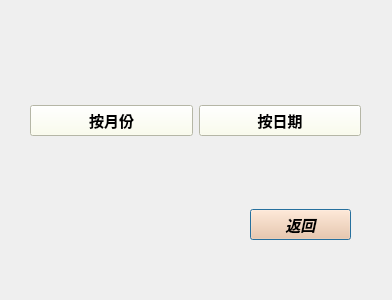
<?xml version="1.0" encoding="UTF-8"?>
<ui version="4.0">
 <class>SelectWay</class>
 <widget class="QDialog" name="SelectWay">
  <property name="geometry">
   <rect>
    <x>0</x>
    <y>0</y>
    <width>392</width>
    <height>300</height>
   </rect>
  </property>
  <property name="windowTitle">
   <string>Dialog</string>
  </property>
  <widget class="QPushButton" name="pushButton_3">
   <property name="geometry">
    <rect>
     <x>250</x>
     <y>209</y>
     <width>101</width>
     <height>31</height>
    </rect>
   </property>
   <property name="font">
    <font>
     <family>Arial Narrow</family>
     <pointsize>11</pointsize>
     <italic>true</italic>
     <bold>true</bold>
    </font>
   </property>
   <property name="styleSheet">
    <string notr="true">background-color: rgb(255, 196, 148);</string>
   </property>
   <property name="text">
    <string>返回</string>
   </property>
  </widget>
  <widget class="QWidget" name="widget" native="true">
   <property name="geometry">
    <rect>
     <x>30</x>
     <y>80</y>
     <width>331</width>
     <height>81</height>
    </rect>
   </property>
   <layout class="QHBoxLayout" name="horizontalLayout">
    <item>
     <widget class="QPushButton" name="pushButton">
      <property name="font">
       <font>
        <family>Arial Black</family>
        <pointsize>11</pointsize>
        <bold>true</bold>
       </font>
      </property>
      <property name="styleSheet">
       <string notr="true">background-color: rgb(253, 255, 233);</string>
      </property>
      <property name="text">
       <string>按月份</string>
      </property>
     </widget>
    </item>
    <item>
     <widget class="QPushButton" name="pushButton_2">
      <property name="font">
       <font>
        <family>Arial Black</family>
        <pointsize>11</pointsize>
        <bold>true</bold>
       </font>
      </property>
      <property name="styleSheet">
       <string notr="true">background-color: rgb(253, 255, 233);</string>
      </property>
      <property name="text">
       <string>按日期</string>
      </property>
     </widget>
    </item>
   </layout>
  </widget>
 </widget>
 <resources/>
 <connections/>
</ui>
